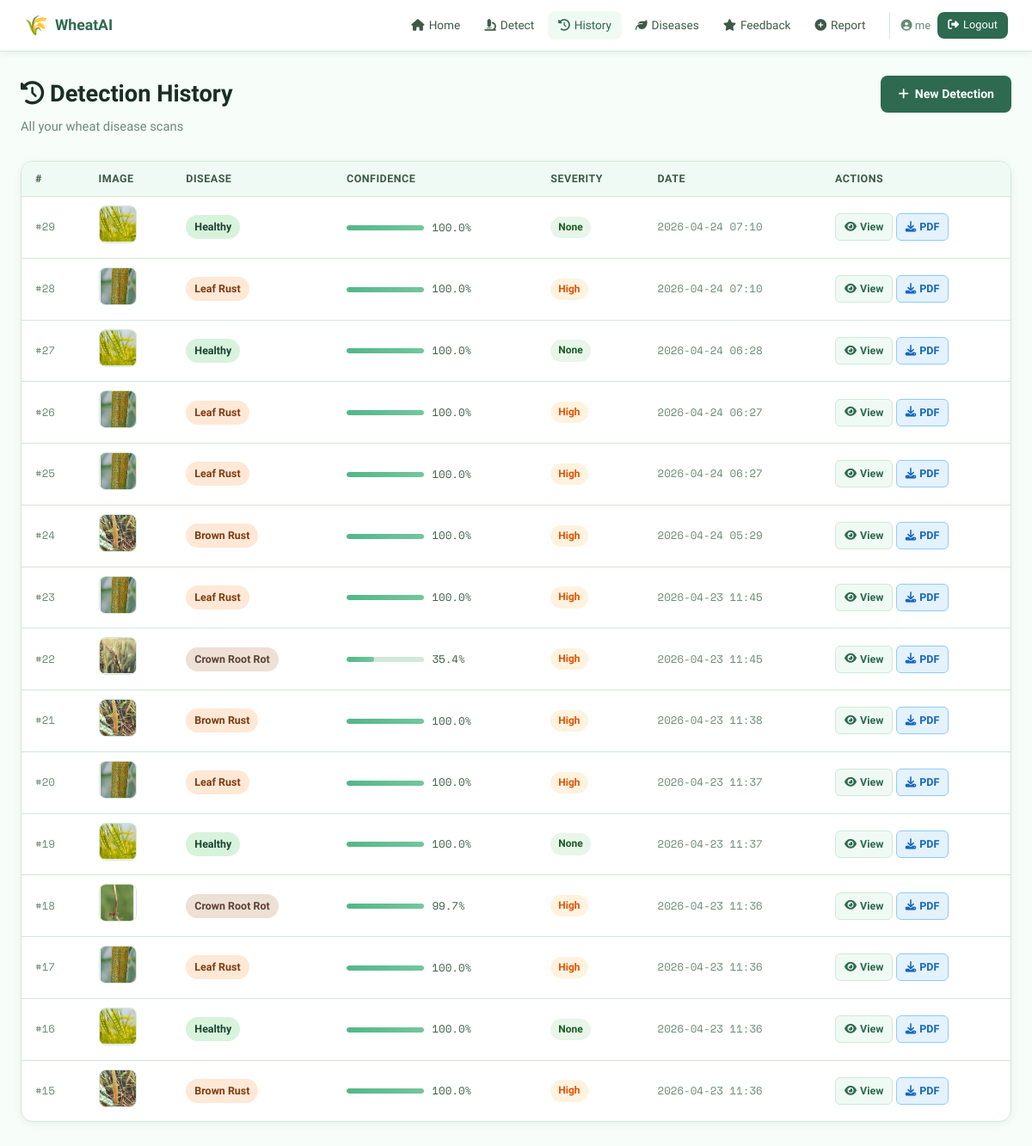
Page /history (signed in) on the committed database.
### tables this page shows
CREATE TABLE predictions (
        id INTEGER PRIMARY KEY AUTOINCREMENT,
        user_id INTEGER, image_path TEXT,
        disease TEXT, confidence REAL, severity TEXT,
        all_probs TEXT,
        created TEXT DEFAULT (datetime('now')),
        FOREIGN KEY(user_id) REFERENCES users(id)
    );

### app.py (the view)
@app.route("/history")
@login_required
def history():
    conn = get_db()
    preds = conn.execute(
        "SELECT * FROM predictions WHERE user_id=? ORDER BY created DESC",
        (session["user_id"],)).fetchall()
    conn.close()
    return render_template("user/history.html", predictions=preds)

### app.py (called while the page is built)
def get_db():
    conn = sqlite3.connect(DB_PATH)
    conn.row_factory = sqlite3.Row
    return conn

def login_required(f):
    @wraps(f)
    def decorated(*a, **kw):
        if "user_id" not in session: return redirect(url_for("login"))
        return f(*a, **kw)
    return decorated

### templates/user/history.html (shortened to what this page needs)
{% extends "base.html" %}
{% block content %}
<div class="page-header">
  <div>
    <h1><i class="fas fa-history"></i> Detection History</h1>
    <p class="page-sub">All your wheat disease scans</p>
  </div>
  <a href="{{ url_for('predict') }}" class="btn-primary"><i class="fas fa-plus"></i> New Detection</a>
</div>
{% if predictions %}
<div class="section-card">
  <div class="pred-table-wrap">
    <table class="pred-table">
      <thead>
        <tr><th>#</th><th>Image</th><th>Disease</th><th>Confidence</th><th>Severity</th><th>Date</th><th>Actions</th></tr>
      </thead>
      <tbody>
        {% for p in predictions %}
        <tr>
          <td class="id-cell">#{{ p.id }}</td>
          <td><img src="{{ url_for('static', filename='uploads/'+p.image_path) }}" class="thumb" alt=""/></td>
          <td><span class="disease-badge {{ p.disease }}">{{ p.disease.replace('_',' ').title() }}</span></td>
          <td>
            <div class="conf-bar">
              <div class="conf-fill" style="width:{{ (p.confidence*100)|round|int }}%"></div>
            </div>
            <span class="conf-pct">{{ "%.1f"|format(p.confidence*100) }}%</span>
          </td>
          <td><span class="severity-badge sev-{{ (p.severity or 'medium').lower().replace(' ','') }}">{{ p.severity or '—' }}</span></td>
          <td class="date-cell">{{ p.created[:16] }}</td>
          <td>
            <a href="{{ url_for('result', pred_id=p.id) }}" class="btn-sm btn-view"><i class="fas fa-eye"></i> View</a>
            <a href="{{ url_for('download_report', pred_id=p.id) }}" class="btn-sm btn-dl"><i class="fas fa-download"></i> PDF</a>
          </td>
        </tr>
        {% endfor %}
      </tbody>
    </table>
  </div>
</div>
{% endif %}
{% endblock %}

### templates/base.html (shortened to what this page needs)
<!DOCTYPE html>
<html lang="en">
<head>
<link rel="stylesheet" href="https://cdnjs.cloudflare.com/ajax/libs/font-awesome/6.4.0/css/all.min.css"/>
<link rel="stylesheet" href="{{ url_for('static', filename='css/style.css') }}"/>
</head>
<body>
{% if session.user_id %}
<nav class="navbar">
  <div class="nav-brand">
    <span class="nav-icon">🌾</span>
    <span>WheatAI</span>
  </div>
  <div class="nav-links">
    {% if session.role == 'admin' %}
      <a href="{{ url_for('admin_dashboard') }}" class="{% if request.endpoint == 'admin_dashboard' %}active{% endif %}"><i class="fas fa-tachometer-alt"></i> Dashboard</a>
      <a href="{{ url_for('admin_users') }}" class="{% if request.endpoint == 'admin_users' %}active{% endif %}"><i class="fas fa-users"></i> Users</a>
      <a href="{{ url_for('admin_diseases') }}" class="{% if request.endpoint == 'admin_diseases' %}active{% endif %}"><i class="fas fa-disease"></i> Diseases</a>
      <a href="{{ url_for('admin_predictions') }}" class="{% if request.endpoint == 'admin_predictions' %}active{% endif %}"><i class="fas fa-chart-bar"></i> Predictions</a>
      <a href="{{ url_for('admin_requests') }}" class="{% if request.endpoint == 'admin_requests' %}active{% endif %}"><i class="fas fa-inbox"></i> Requests</a>
      <a href="{{ url_for('admin_feedback') }}" class="{% if request.endpoint == 'admin_feedback' %}active{% endif %}"><i class="fas fa-comments"></i> Feedback</a>
    {% else %}
      <a href="{{ url_for('dashboard') }}" class="{% if request.endpoint == 'dashboard' %}active{% endif %}"><i class="fas fa-home"></i> Home</a>
      <a href="{{ url_for('predict') }}" class="{% if request.endpoint == 'predict' %}active{% endif %}"><i class="fas fa-microscope"></i> Detect</a>
      <a href="{{ url_for('history') }}" class="{% if request.endpoint == 'history' %}active{% endif %}"><i class="fas fa-history"></i> History</a>
      <a href="{{ url_for('diseases') }}" class="{% if request.endpoint == 'diseases' %}active{% endif %}"><i class="fas fa-leaf"></i> Diseases</a>
      <a href="{{ url_for('feedback') }}" class="{% if request.endpoint == 'feedback' %}active{% endif %}"><i class="fas fa-star"></i> Feedback</a>
      <a href="{{ url_for('submit_disease') }}" class="{% if request.endpoint == 'submit_disease' %}active{% endif %}"><i class="fas fa-plus-circle"></i> Report</a>
    {% endif %}
    <div class="nav-user">
      <span><i class="fas fa-user-circle"></i> {{ session.name }}</span>
      <a href="{{ url_for('logout') }}" class="btn-logout"><i class="fas fa-sign-out-alt"></i> Logout</a>
    </div>
  </div>
</nav>
{% endif %}
<main class="main-content">
{% block content %}{% endblock %}
</main>
</body>
</html>

### rows in the picture
predictions: id "29", image_path (picture), disease.replace "Healthy", p.confidence*100 "100.0", severity "None", created "2026-04-24 07:10"
predictions: id "28", image_path (picture), disease.replace "Leaf Rust", p.confidence*100 "100.0", severity "High", created "2026-04-24 07:10"
predictions: id "27", image_path (picture), disease.replace "Healthy", p.confidence*100 "100.0", severity "None", created "2026-04-24 06:28"
predictions: id "26", image_path (picture), disease.replace "Leaf Rust", p.confidence*100 "100.0", severity "High", created "2026-04-24 06:27"
predictions: id "25", image_path (picture), disease.replace "Leaf Rust", p.confidence*100 "100.0", severity "High", created "2026-04-24 06:27"
predictions: id "24", image_path (picture), disease.replace "Brown Rust", p.confidence*100 "100.0", severity "High", created "2026-04-24 05:29"
predictions: id "23", image_path (picture), disease.replace "Leaf Rust", p.confidence*100 "100.0", severity "High", created "2026-04-23 11:45"
predictions: id "22", image_path (picture), disease.replace "Crown Root Rot", p.confidence*100 "35.4", severity "High", created "2026-04-23 11:45"
predictions: id "21", image_path (picture), disease.replace "Brown Rust", p.confidence*100 "100.0", severity "High", created "2026-04-23 11:38"
predictions: id "20", image_path (picture), disease.replace "Leaf Rust", p.confidence*100 "100.0", severity "High", created "2026-04-23 11:37"
predictions: id "19", image_path (picture), disease.replace "Healthy", p.confidence*100 "100.0", severity "None", created "2026-04-23 11:37"
predictions: id "18", image_path (picture), disease.replace "Crown Root Rot", p.confidence*100 "99.7", severity "High", created "2026-04-23 11:36"
predictions: id "17", image_path (picture), disease.replace "Leaf Rust", p.confidence*100 "100.0", severity "High", created "2026-04-23 11:36"
predictions: id "16", image_path (picture), disease.replace "Healthy", p.confidence*100 "100.0", severity "None", created "2026-04-23 11:36"
predictions: id "15", image_path (picture), disease.replace "Brown Rust", p.confidence*100 "100.0", severity "High", created "2026-04-23 11:36"

### other values in the picture
{{ session.name }} "me"
